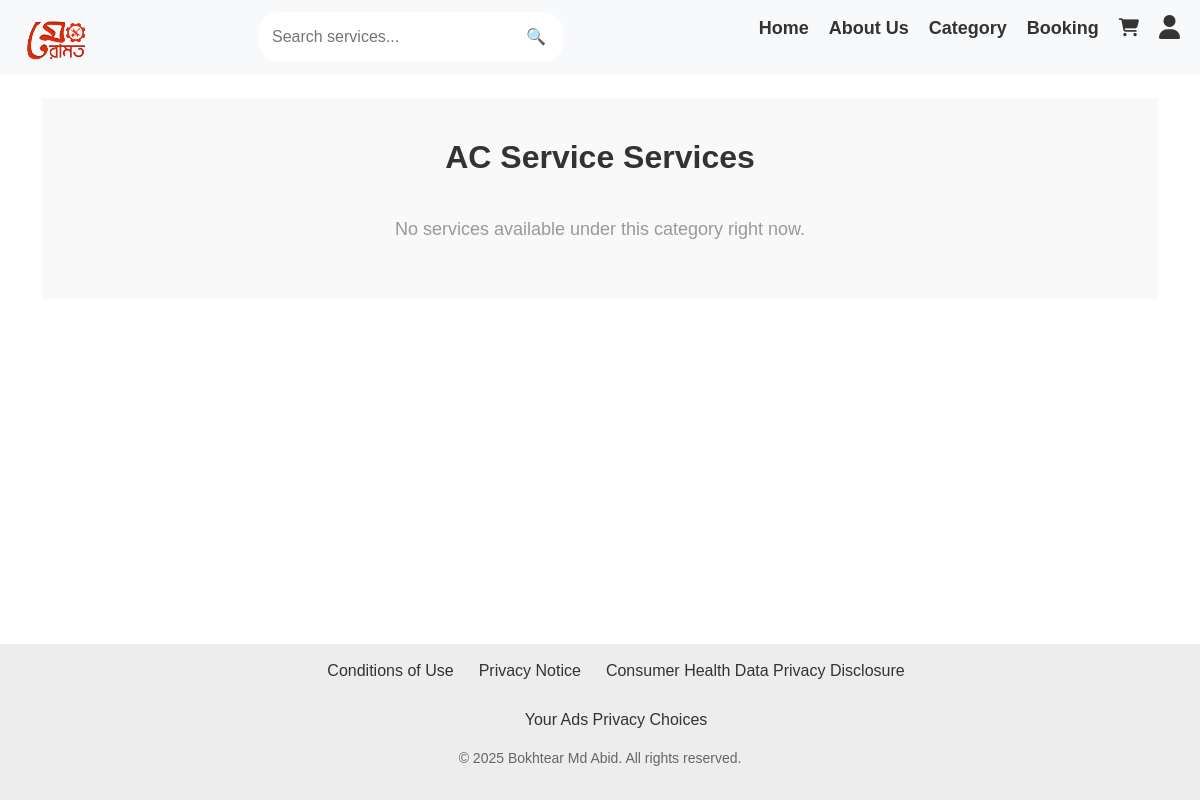
Page /category/3/ on the earlier database version.
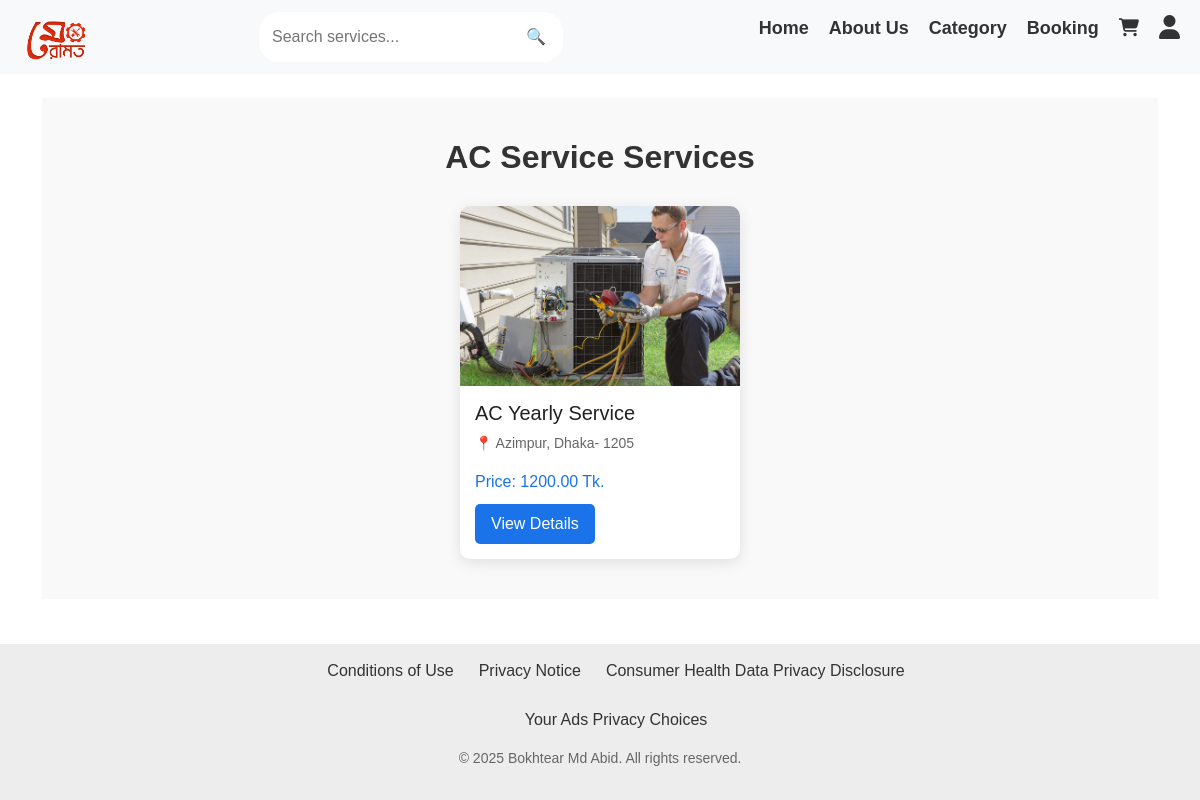
Same page on the later database version.
### meramotapp/models.py (models this page shows, shortened)
class Service(models.Model):
    seller = models.ForeignKey(settings.AUTH_USER_MODEL, on_delete=models.CASCADE, limit_choices_to={'is_seller': True})
    category = models.ForeignKey('Category', on_delete=models.CASCADE)
    title = models.CharField(max_length=255)
    description = models.TextField()
    price = models.DecimalField(max_digits=10, decimal_places=2)
    image = models.ImageField(upload_to='service_images', null=True, blank=True)
    location = models.CharField(max_length=255, null=True, blank=True)
    rating = models.FloatField(default=0.0)
    created_at = models.DateTimeField(auto_now_add=True)

### meramotapp/views.py (the view)
# urls.py: path("category/<int:category_id>/", views.category_services, name="category_services"),
def category_services(request, category_id):
    category = get_object_or_404(Category, id=category_id)
    services = Service.objects.filter(category=category)
    return render(request, "category_services.html", {"category": category, "services": services})

### templates/category_services.html (shortened to what this page needs)
{% extends "base.html" %}
{% load static %}
{% block extra_css %}
<link rel="stylesheet" href="{% static 'css/style_category_services.css' %}">
{% endblock %}
{% block content %}
<div class="category-services-container">
    <h2 class="category-title">{{ category.name }} Services</h2>
    {% if services %}
        <div class="service-list">
            {% for service in services %}
                <div class="service-card">
                    <img src="{{ service.image.url }}" alt="{{ service.title }}">
                    <div class="service-info">
                        <h3>{{ service.title }}</h3>
                        <p class="location">📍 {{ service.location }}</p>
                        <p class="price">Price: {{ service.price }} Tk.</p>
                        <a href="{% url 'service_detail' service.id %}" class="btn-view">View Details</a>
                    </div>
                </div>
            {% endfor %}
        </div>
    {% else %}
        <p class="no-services">No services available under this category right now.</p>
    {% endif %}
</div>
{% endblock %}

Differences in the rows shown:
added Service: image (picture), title "AC Yearly Service", location "Azimpur, Dhaka- 1205", price "1200.00"
Other differences:
text no longer shown: "No services available under this category right now."
